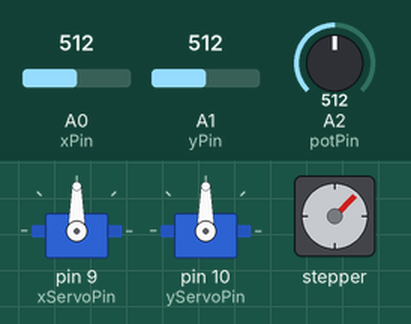
A sketch run on a simulated Arduino Uno, built with avr-gcc and run on an emulated ATmega328P. Parts: 2 × servo, stepper motor. The test bench sets the inputs (shaded band); at power-on: A0 (xPin) = 512, A1 (yPin) = 512, A2 (potPin) = 512. Stepper angles assume 2048 steps per turn.

Above: at 1.2 s.
1.3 s: A0 (xPin) set to 716
At 1.74 s:
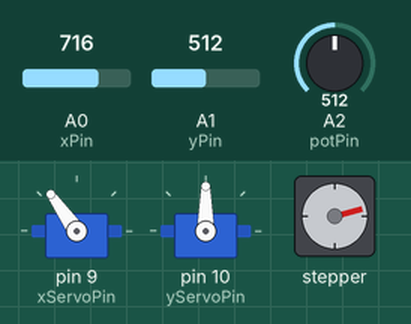
4.3 s: A1 (yPin) set to 716
At 4.59 s:
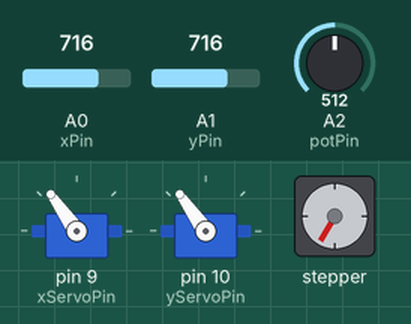
7.3 s: A2 (potPin) set to 716
10.3 s: A0 (xPin) set to 900
At 10.53 s:
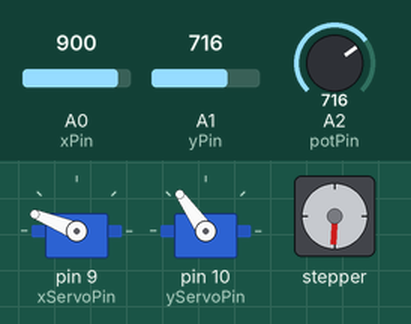
13.3 s: A1 (yPin) set to 900
At 13.62 s:
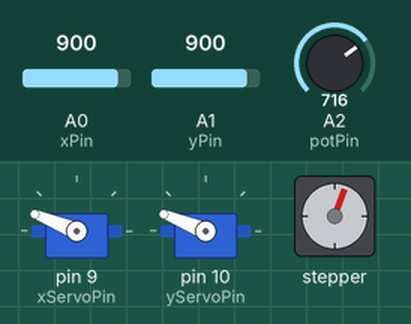
16.3 s: A0 (xPin) set to 1023
At 16.71 s:
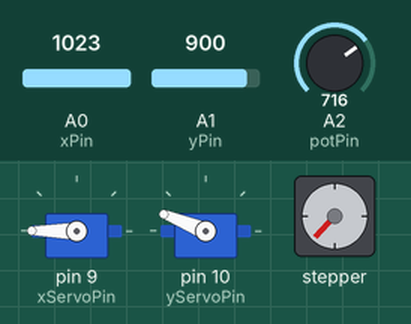
Timing chart, 0 to 22.3 s (numbered marks = the images above; inputs shaded):
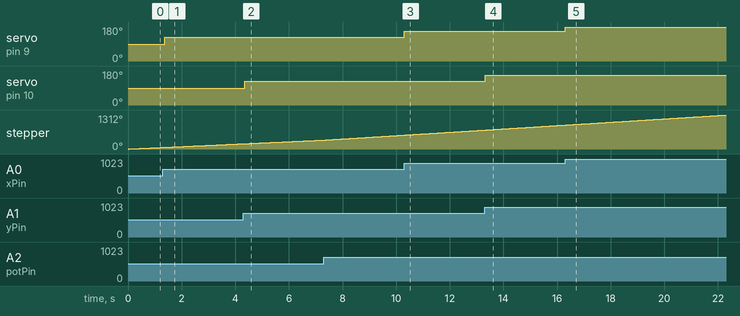

Measured:
- after the input at 1.3 s, servo on pin 9 (xServoPin): 90° → 125° after 0.06 s
- after the input at 4.3 s, servo on pin 10 (yServoPin): 90° → 125° after 0.05 s
- after the input at 10.3 s, servo on pin 9 (xServoPin): 125° → 158° at once
- after the input at 13.3 s, servo on pin 10 (yServoPin): 125° → 158° at once
- after the input at 16.3 s, servo on pin 9 (xServoPin): 158° → 180° at once

The sketch:

Servo_joystick_stepper_potentiometer_nov28_2025_version_1.ino
```cpp
#include <Servo.h>
#include <Stepper.h>
// Potentiometer for the stepper motor
//Pin connection
int potPin = A2;

int previousVal = 0;
int currentVal;

// Stepper Motor
//Steps for full 360-degree rotation, change to fit your motor
int stepsPerRevolution = 2048;

//Set a speed for the stepper motor
int rpm = 10;

//Initializing the stepper library on pins 7, 6, 5, 4
//pin-order IN1 IN2 IN3 IN4
Stepper myStepper (stepsPerRevolution, 7, 6, 5, 4);

// Micro Servo
int xPin = A0;
int yPin = A1;

int xVal;
int yVal;

int xServoPin = 9;
int yServoPin = 10;

int xServoPos;
int yServoPos;

Servo xServo;
Servo yServo;


void setup() {
  //Stepper
  myStepper.setSpeed(rpm);

  // put your setup code here, to run once:
  pinMode(xPin, INPUT);
  pinMode(yPin, INPUT);

  xServo.attach(xServoPin);
  yServo.attach(yServoPin);
}

void loop() {
  // Stepper with Potentiometer
  currentVal = analogRead(potPin);
  //int previousSteps = map(previousVal, 0, 1023, 0, 2048);
  //int currentSteps = map(currentVal, 0, 1023, 0, 2048);

  int stepSpeed = map(currentVal, 0, 1023, 0, 17);

  //change the # of step as change in potentiometer reading
  //myStepper.step((currentSteps - previousSteps));
  //previousVal = currentVal;
  if (stepSpeed > 0){
    myStepper.setSpeed(stepSpeed);
    //step 1/100 of a revolution
    myStepper.step(stepsPerRevolution/100);
  }

  // put your main code here, to run repeatedly:
  xVal = analogRead(xPin);
  yVal = analogRead(yPin);

  // target = map(source, lowSource, highSource, lowTarget, highTarget)

  xServoPos = map(xVal, 0, 1023, 0, 180);
  yServoPos = map(yVal, 0, 1023, 0, 180);

  xServo.write(xServoPos);
  yServo.write(yServoPos);
}
```
